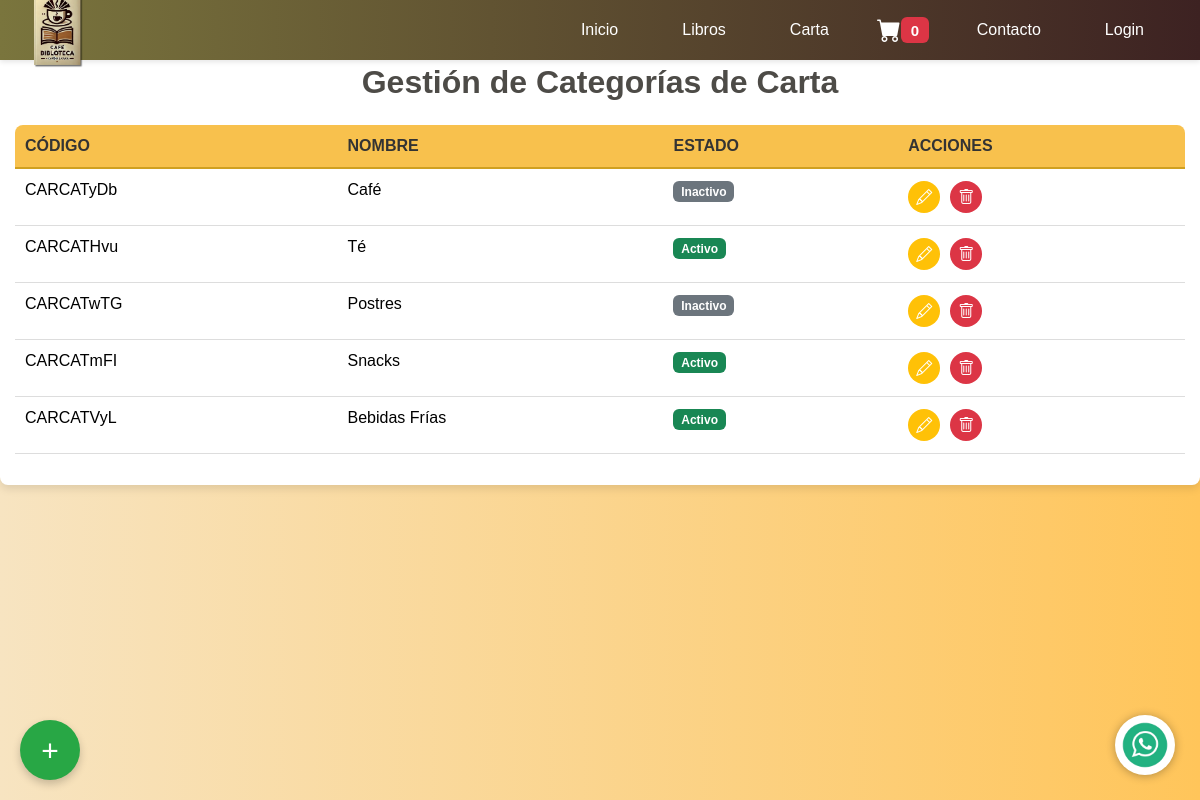
The app's page /categorias-carta/, older data.
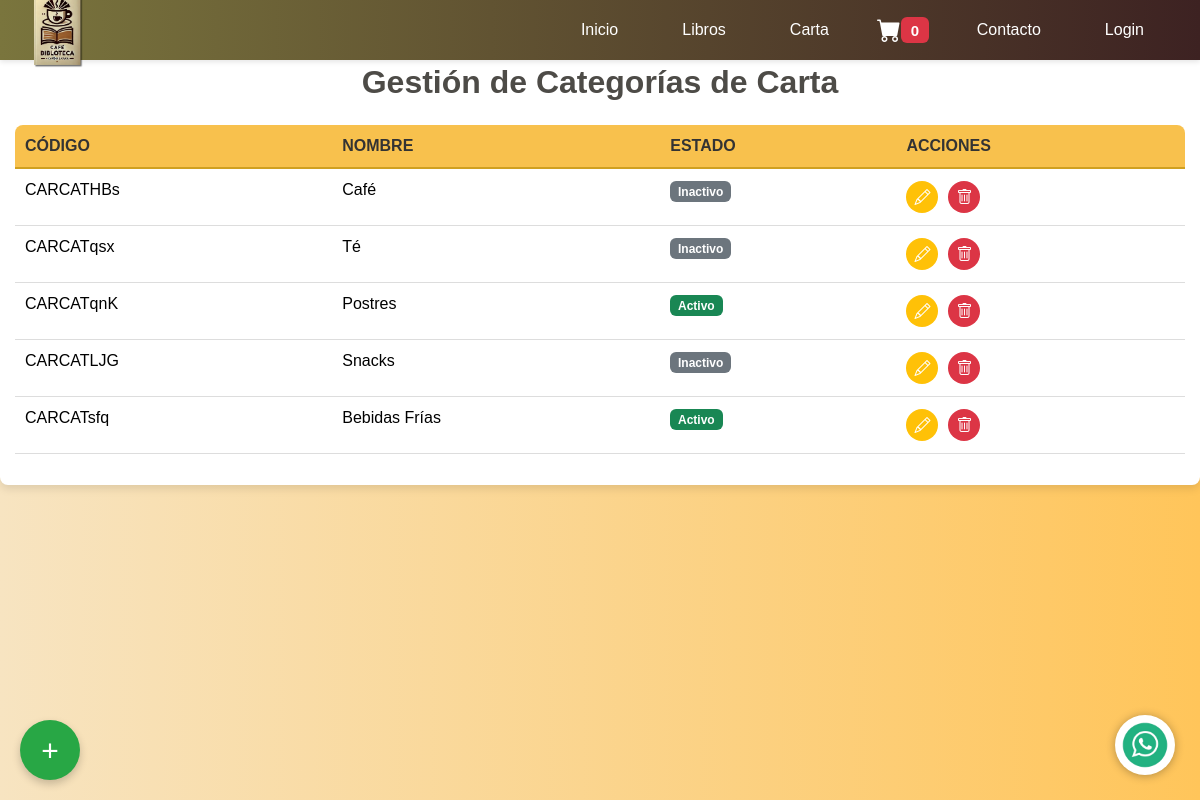
The same page, newer data.
### webapp/models.py (models this page shows, shortened)
class CartaCategoria(models.Model):
    carxcatCodigo = models.CharField(max_length=7, primary_key=True)  # Código de la categoría
    carxcatNombre = models.CharField(max_length=150)  # Nombre de la categoría
    carxcatStatus = models.CharField(max_length=3)  # Estado de la categoría

### webapp/views.py (the view)
# urls.py: path('categorias-carta/', webapp_views.gestionar_categorias_carta, name='gestionar_categorias_carta'),
def gestionar_categorias_carta(request):
    categorias_carta = CartaCategoria.objects.all()
    return render(request, 'webapp/gestionar_categorias_carta.html', {
        'categorias': categorias_carta,
    })

### webapp/context_processors.py (called while the page is built)
def carrito_context(request):
    carrito = request.session.get('carrito', {})
    total_carrito = sum(item['precio'] * item['cantidad'] for item in carrito.values())
    cantidad_items = sum(item['cantidad'] for item in carrito.values())
    return {
        'carrito': carrito,
        'total_carrito': total_carrito,
        'cantidad_items': cantidad_items,
    }

### webapp/templates/webapp/gestionar_categorias_carta.html (shortened to what this page needs)
{% extends "cabezal.html" %}
{% block cargar_static %}
    {% load static %}
{% endblock %}
{% block css_archivos %}
    <link href="https://cdn.jsdelivr.net/npm/bootstrap-icons/font/bootstrap-icons.css" rel="stylesheet">
    <link rel="stylesheet" href="{% static 'webapp/css/styles_administrador_tablas.css' %}"/>
{% endblock %}
{% block contenido_pagina %}
    <div class="table-container mt-5">
        <h2 class="text-center mb-4">Gestión de Categorías de Carta</h2>
        <div class="table-responsive">
            <table class="table">
                <thead>
                <tr>
                    <th>Código</th>
                    <th>Nombre</th>
                    <th>Estado</th>
                    <th>Acciones</th>
                </tr>
                </thead>
                <tbody>
                {% for categoria in categorias %}
                    <tr>
                        <td>{{ categoria.carxcatCodigo }}</td>
                        <td>{{ categoria.carxcatNombre }}</td>
                        <td>
                            {% if categoria.carxcatStatus == "ACT" %}
                                <span class="badge bg-success">Activo</span>
                            {% else %}
                                <span class="badge bg-secondary">Inactivo</span>
                            {% endif %}
                        </td>
                        <td>
                            <div class="action-buttons">
                                <a href="{% url 'editar_categoria_carta' categoria.carxcatCodigo %}" class="btn-warning">
                                    <i class="bi bi-pencil"></i>
                                </a>
                                <a href="{% url 'eliminar_categoria_carta' categoria.carxcatCodigo %}" class="btn-danger">
                                    <i class="bi bi-trash"></i>
                                </a>
                            </div>
                        </td>
                    </tr>
                {% endfor %}
                </tbody>
            </table>
        </div>
    </div>
    <a href="{% url 'crear_categoria_carta' %}" class="btn-flotante" title="Agregar Nueva Categoría">+</a>
{% endblock %}

Row changes from the older to the newer data that the page shows:
removed CartaCategoria: carxcatCodigo "CARCATyDb", carxcatNombre "Café", carxcatStatus "Inactivo"
removed CartaCategoria: carxcatCodigo "CARCATHvu", carxcatNombre "Té", carxcatStatus "Activo"
removed CartaCategoria: carxcatCodigo "CARCATwTG", carxcatNombre "Postres", carxcatStatus "Inactivo"
removed CartaCategoria: carxcatCodigo "CARCATmFI", carxcatNombre "Snacks", carxcatStatus "Activo"
removed CartaCategoria: carxcatCodigo "CARCATVyL", carxcatNombre "Bebidas Frías", carxcatStatus "Activo"
added CartaCategoria: carxcatCodigo "CARCATHBs", carxcatNombre "Café", carxcatStatus "Inactivo"
added CartaCategoria: carxcatCodigo "CARCATqsx", carxcatNombre "Té", carxcatStatus "Inactivo"
added CartaCategoria: carxcatCodigo "CARCATqnK", carxcatNombre "Postres", carxcatStatus "Activo"
added CartaCategoria: carxcatCodigo "CARCATLJG", carxcatNombre "Snacks", carxcatStatus "Inactivo"
added CartaCategoria: carxcatCodigo "CARCATsfq", carxcatNombre "Bebidas Frías", carxcatStatus "Activo"
